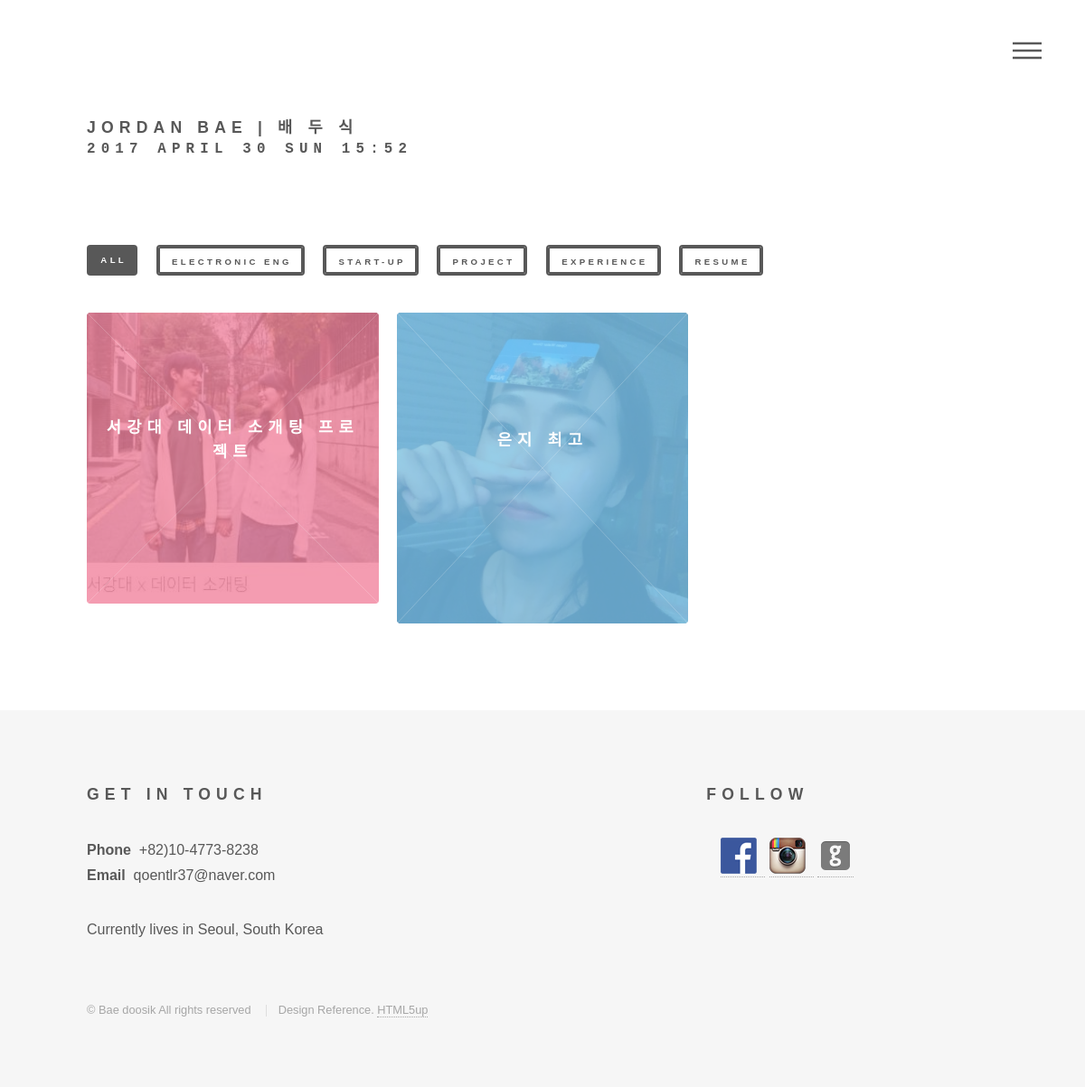
The app's page /project/ with its own data.
### portfolio/models.py (models this page shows, shortened)
class TimestampModel(models.Model):
    created_date = models.DateTimeField(auto_now_add=True)
    updated_date = models.DateTimeField(auto_now=True, null=True)
    class Meta:
        abstract = True

class Post(TimestampModel):
    title = models.CharField(max_length=100)
    category= models.CharField(max_length=100,
        choices = (
            ('Electronic-Eng','Electronic-Eng'),
            ('Start-up','Start-up'),
            ('Project','Project'),
            ('Experience','Experience'),
        ),default=False)
    photo1 = ProcessedImageField(blank=True, upload_to='blog/photo1/%Y/%M/%D',
                                processors=[Thumbnail(800,800)],
                                format='JPEG',
                                options={'quality':100})
    photo2 = ProcessedImageField(blank=True, upload_to='blog/photo2/%Y/%M/%D',
                                processors=[Thumbnail(800,800)],
                                format='JPEG',
                                options={'quality':100})
    summary = models.CharField(max_length=200)
    class Meta:
        ordering = ['id']

### portfolio/views.py (the view)
# urls.py: url(r'^project/$', views.project_view, name='project'),
def project_view(request):
    post = Post.objects.filter(category="Project").all()
    return render(request,'portfolio/project_list.html',{
        'form':post
    })

### portfolio/templates/portfolio/project_list.html (shortened to what this page needs)
{% extends 'portfolio/layout.html' %}
{% load static  %}
{% block contents %}
{% load imagekit %}
	<div id="wrapper">
		<header id="header">
			<div class="inner">
					<a href="/"><h2>JORDAN BAE | 배 두 식 <pre>{% now "Y F d D H:i" %} </pre></h2></a>
				<br><br>
    		<nav>
    			<ul>
    				<li><a class = 'menu' href="#menu">Menu</a></li>
    			</ul>
    		</nav>
			</div>
		</header>
    <div id="main">
	<div class="inner">
		<header>
	  		  <ul class="actions">
	  		  	<li><a href="{% url "portfolio:main_view" %}" class="button special small searchtag">All</a></li>
	  		  	<li><a href="{% url "portfolio:elec" %}" class="button small searchtag">Electronic Eng</a></li>
	  		  	<li><a href="{% url "portfolio:startup" %}" class="button small searchtag">Start-up</a></li>
	  		  	<li><a href="{% url "portfolio:project" %}" class="button small searchtag">Project</a></li>
                <li><a href="{% url "portfolio:experience" %}" class="button small searchtag">Experience</a></li>
                <li><a href="{% url "portfolio:resume" %}" class="button small searchtag">RESUME</a></li>
	  		  </ul>
		</header>
		<section class="tiles">
            {% for post in form %}
                <article class={% cycle 'style1' 'style2' 'style3' 'style4' 'style5' 'style6'%}>
                        <span class="image">
                            <img src="{{ post.photo1.url }}" style="max-width: 100%" />
                        </span>
                    <a href="/VRpoetry">
                        <h2>{{ post.title  }}</h2>
                    </a>
                </article>
            {% endfor %}
		</section>
	</div>
</div>
{% endblock %}

### records on screen
Post: photo1 (picture), title "서강대 데이터 소개팅 프로젝트"
Post: photo1 (picture), title "은지 최고"
